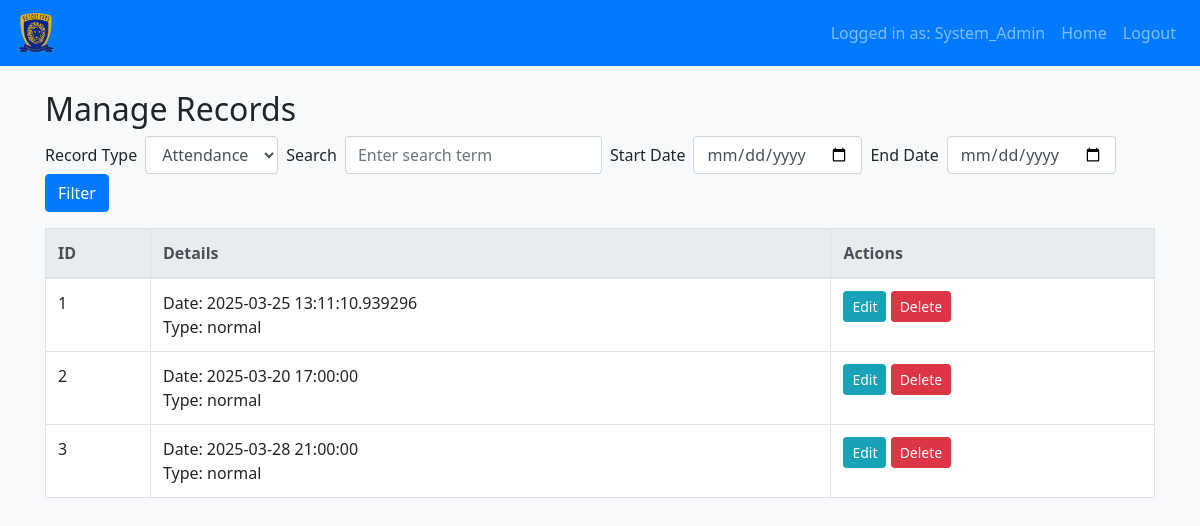
/sysadmin/manage_records?record_type=Attendance (signed in), run on the app's committed database.
### app.py (models this page shows, shortened)
class User(UserMixin, db.Model):
    id = db.Column(db.Integer, primary_key=True)
    username = db.Column(db.String(150), unique=True, nullable=False)
    password_hash = db.Column(db.String(150), nullable=False)
    role = db.Column(db.String(50), nullable=False)  # 'sys_admin', 'admin', 'coach'
    full_name = db.Column(db.String(150))
    branch = db.Column(db.String(150))
    email = db.Column(db.String(150))
    profile_photo = db.Column(db.String(200))
    experience = db.Column(db.String(150))
    qualification = db.Column(db.String(150))
    assigned_admin_id = db.Column(db.Integer, db.ForeignKey('user.id'), nullable=True)
    coaches = db.relationship('User', backref='admin_officer', remote_side=[id], lazy=True)

class Attendance(db.Model):
    id = db.Column(db.Integer, primary_key=True)
    player_id = db.Column(db.Integer, db.ForeignKey('player.id'), nullable=False)
    coach_id = db.Column(db.Integer, db.ForeignKey('user.id'), nullable=False)
    attendance_date = db.Column(db.DateTime, default=datetime.utcnow)
    attendance_type = db.Column(db.String(50), nullable=False)

### app.py (the view)
@app.route('/sysadmin/manage_records', methods=['GET', 'POST'])
@login_required
def manage_records():
    if current_user.role != 'sys_admin':
        flash("Access denied.", "danger")
        return redirect(url_for('dashboard'))
    record_type = request.args.get('record_type', 'Player')
    search_term = request.args.get('search', '')
    start_date_str = request.args.get('start_date', '')
    end_date_str = request.args.get('end_date', '')
    start_date = None
    end_date = None
    try:
        if start_date_str:
            start_date = datetime.strptime(start_date_str, '%Y-%m-%d').date()
        if end_date_str:
            end_date = datetime.strptime(end_date_str, '%Y-%m-%d').date()
    except ValueError:
        flash("Invalid date format.", "warning")
    results = []
    if record_type == 'Player':
        query = Player.query
        if search_term:
            query = query.filter(Player.full_name.ilike(f"%{search_term}%"))
        if start_date and end_date:
            query = query.filter(Player.date_of_birth.between(start_date, end_date))
        results = query.all()
    elif record_type == 'Payment':
        query = Payment.query
        if start_date and end_date:
            query = query.filter(Payment.payment_date.between(start_date, end_date))
        results = query.all()
    elif record_type == 'Admin':
        query = User.query.filter(User.role.in_(['sys_admin','admin']))
        if search_term:
            query = query.filter(User.full_name.ilike(f"%{search_term}%"))
        results = query.all()
    elif record_type == 'Attendance':
        query = Attendance.query
        if start_date and end_date:
            query = query.filter(func.date(Attendance.attendance_date).between(start_date, end_date))
        results = query.all()
    elif record_type == 'Coach':
        query = User.query.filter(User.role == 'coach')
        if search_term:
            query = query.filter(User.full_name.ilike(f"%{search_term}%"))
        results = query.all()
    return render_template('manage_records.html',
                           record_type=record_type,
                           search_term=search_term,
                           start_date_str=start_date_str,
                           end_date_str=end_date_str,
                           results=results)

### app.py (called while the page is built)
@login_manager.user_loader
def load_user(user_id):
    return User.query.get(int(user_id))

### templates/manage_records.html (shortened to what this page needs)
{% extends "base.html" %}
{% block content %}
<h2>Manage Records</h2>
<form method="GET" action="{{ url_for('manage_records') }}" class="form-inline mb-3">
  <label class="mr-2" for="record_type">Record Type</label>
  <select name="record_type" class="form-control mr-2">
    <option value="Attendance" {% if record_type=='Attendance' %}selected{% endif %}>Attendance</option>
  </select>
  <label class="mr-2" for="search">Search</label>
  <input type="text" name="search" class="form-control mr-2" placeholder="Enter search term" value="{{ search_term }}">
  <label class="mr-2" for="start_date">Start Date</label>
  <input type="date" name="start_date" class="form-control mr-2" value="{{ start_date_str }}">
  <label class="mr-2" for="end_date">End Date</label>
  <input type="date" name="end_date" class="form-control mr-2" value="{{ end_date_str }}">
  <button type="submit" class="btn btn-primary">Filter</button>
</form>
<table class="table table-bordered">
  <thead class="thead-light">
    <tr>
      <th>ID</th>
      <th>Details</th>
      <th>Actions</th>
    </tr>
  </thead>
  <tbody>
    {% for record in results %}
      <tr>
        <td>{{ record.id }}</td>
        <td>
          {% if record_type == 'Player' %}
            Name: {{ record.full_name }}<br>
            Email: {{ record.email }}<br>
            Branch: {{ record.branch }}
          {% elif record_type == 'Payment' %}
            Payment #: {{ record.payment_number }}<br>
            Amount: {{ record.payment_amount }}<br>
            Date: {{ record.payment_date }}
          {% elif record_type == 'Admin' %}
            Name: {{ record.full_name }}<br>
            Email: {{ record.email }}<br>
            Branch: {{ record.branch }}
          {% elif record_type == 'Attendance' %}
            Date: {{ record.attendance_date }}<br>
            Type: {{ record.attendance_type }}
          {% elif record_type == 'Coach' %}
            Name: {{ record.full_name }}<br>
            Email: {{ record.email }}<br>
            Branch: {{ record.branch }}<br>
            Experience: {{ record.experience }}<br>
            Qualification: {{ record.qualification }}
          {% endif %}
        </td>
        <td>
          {% if record_type == 'Player' %}
            <a href="{{ url_for('edit_player', player_id=record.id) }}" class="btn btn-info btn-sm">Edit</a>
            <form method="POST" action="{{ url_for('delete_player', player_id=record.id) }}" style="display:inline-block;" onsubmit="return confirm('Are you sure?');">
              <button type="submit" class="btn btn-danger btn-sm">Delete</button>
            </form>
          {% elif record_type == 'Attendance' %}
            <a href="{{ url_for('edit_attendance', attendance_id=record.id) }}" class="btn btn-info btn-sm">Edit</a>
            <form method="POST" action="{{ url_for('delete_attendance', attendance_id=record.id) }}" style="display:inline-block;" onsubmit="return confirm('Are you sure?');">
              <button type="submit" class="btn btn-danger btn-sm">Delete</button>
            </form>
          {% endif %}
        </td>
      </tr>
    {% else %}
      <tr><td colspan="3">No records found.</td></tr>
    {% endfor %}
  </tbody>
</table>
{% endblock %}

### templates/base.html (shortened to what this page needs)
<!DOCTYPE html>
<html lang="en">
<head>
  <link rel="stylesheet" href="https://stackpath.bootstrapcdn.com/bootstrap/4.5.2/css/bootstrap.min.css">
  <link rel="stylesheet" href="https://cdnjs.cloudflare.com/ajax/libs/animate.css/4.1.1/animate.min.css"/>
  <link rel="stylesheet" href="{{ url_for('static', filename='css/style.css') }}">
</head>
<body>
  <nav class="navbar navbar-expand-lg navbar-dark bg-primary">
    <a class="navbar-brand" href="{{ url_for('dashboard') }}">
      <img src="{{ url_for('static', filename='img/logo.png') }}" alt="Logo" style="height:40px;">
    </a>
    <div class="collapse navbar-collapse" id="navbarNav">
      <ul class="navbar-nav ml-auto">
        {% if current_user.is_authenticated %}
          <li class="nav-item d-flex align-items-center">
            <span class="nav-link mb-0">Logged in as: {{ current_user.username }}</span>
          </li>
          <li class="nav-item">
            <a class="nav-link" href="{{ url_for('dashboard') }}">Home</a>
          </li>
          <li class="nav-item">
            <a class="nav-link" href="{{ url_for('logout') }}">Logout</a>
          </li>
        {% endif %}
      </ul>
    </div>
  </nav>
  <div class="container mt-4">
    {% block content %}{% endblock %}
  </div>
</body>
</html>

### static/css/style.css (style rules this page uses)
body { background-color: #f8f9fa; font-family: "Segoe UI", Tahoma, Geneva, Verdana, sans-serif; }
.navbar { background-color: #007bff; }
.table { background-color: #ffffff; }
.btn-primary { background-color: #007bff; border-color: #007bff; transition: background-color 0.3s ease; }

### data on the page
User: username "System_Admin"
Attendance: id "1", attendance_date "2025-03-25 13:11:10.939296", attendance_type "normal"
Attendance: id "2", attendance_date "2025-03-20 17:00:00", attendance_type "normal"
Attendance: id "3", attendance_date "2025-03-28 21:00:00", attendance_type "normal"
